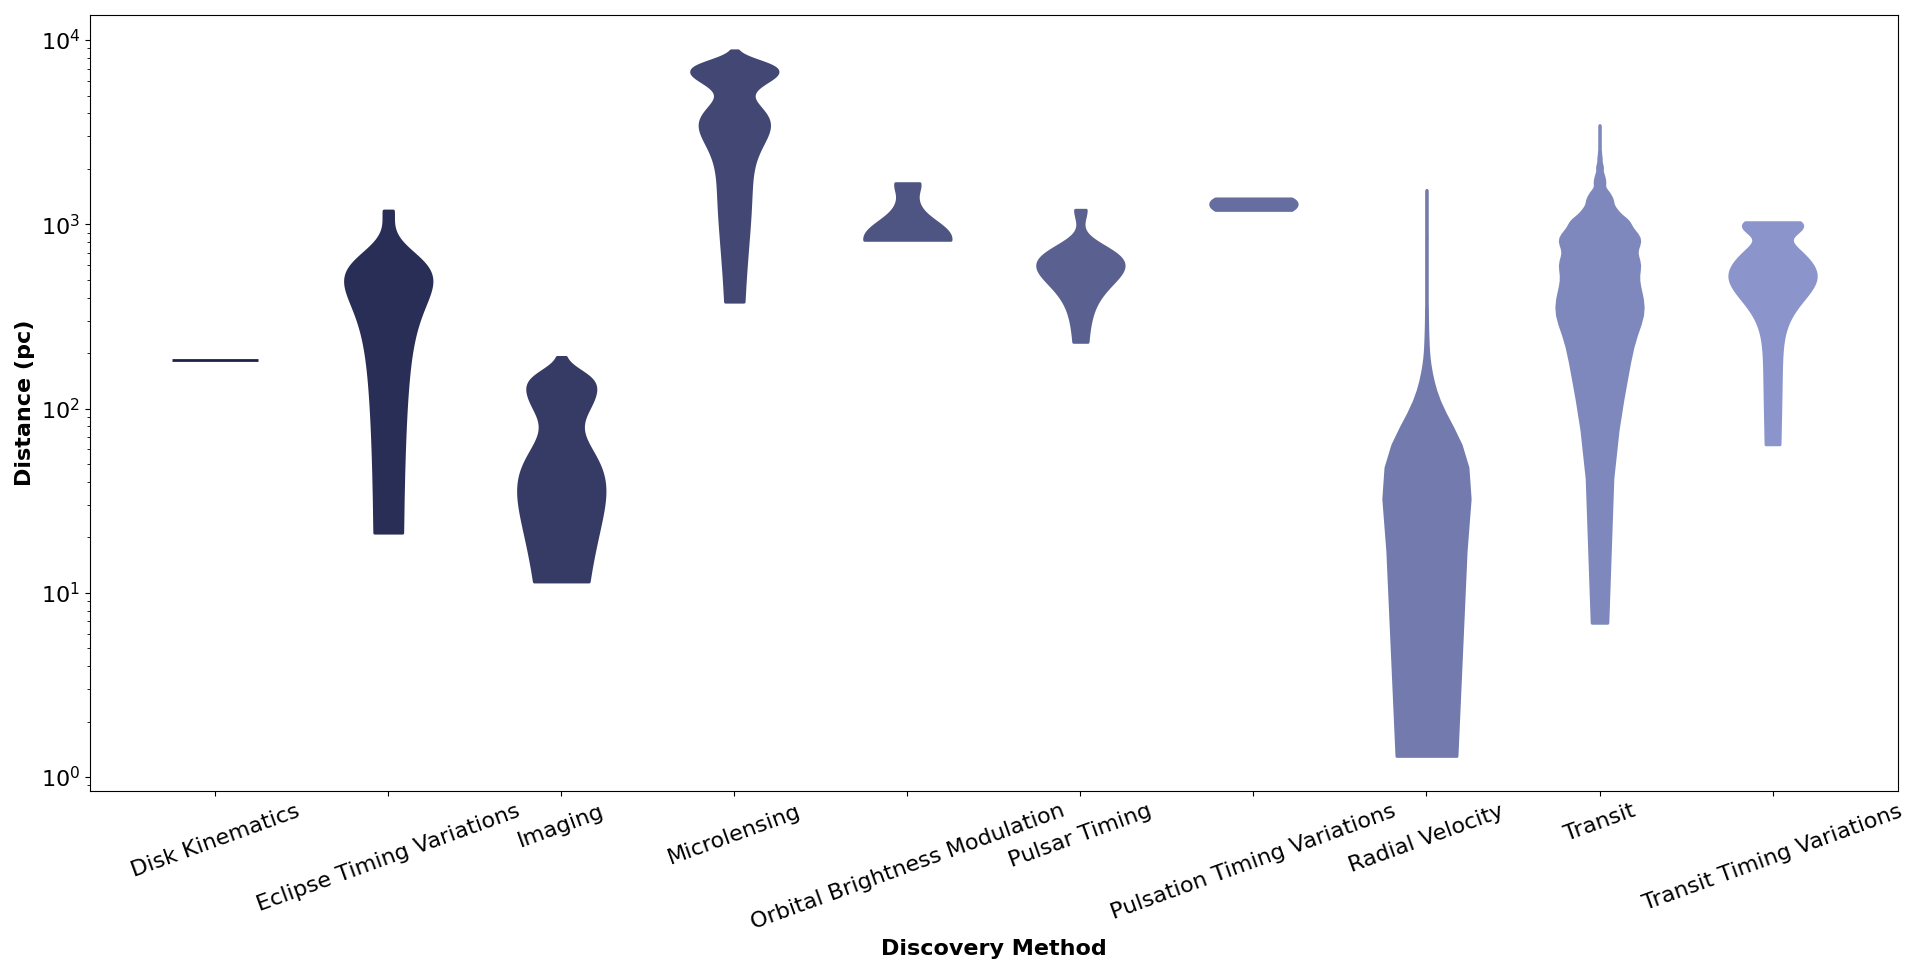

Recreate this plot in Python.

# Paths:
path_data = "data/"

# Packages:
import numpy as np
import pandas as pd
import matplotlib.pyplot as plt
from matplotlib.colors import LinearSegmentedColormap, Normalize
from matplotlib.colorbar import ColorbarBase
import matplotlib.gridspec as gridspec

# Display options:
pd.set_option("display.width", 1200)
pd.set_option("display.max_columns", 300)
pd.set_option("display.max_rows", 300)

# Dataset:
df = pd.read_csv(path_data + "nasa_exoplanets.csv")
df_varnames = pd.read_csv(path_data + "nasa_exoplanets_var_names.csv")

# Variables:
cat_var = "discoverymethod"
cat_var_name = df_varnames.loc[(df_varnames["var"] == cat_var), ["var_name"]].values[0][0]
num_var = "sy_dist"
num_var_name = df_varnames.loc[(df_varnames["var"] == num_var), ["var_name"]].values[0][0]

# Adapt the data:
df_plot = df.loc[:, [cat_var, num_var]]

# Deal with nan:
df_plot[cat_var] = df_plot[cat_var].fillna("NA")

# Plot:
lvls = np.sort(df_plot[cat_var].unique())
n_levels = len(lvls)
cmap = LinearSegmentedColormap.from_list("my_palette", ["#111539", "#97A1D9"])
my_palette = [cmap(i/n_levels) for i in np.array(range(n_levels))]

fig, ax = plt.subplots(
    figsize = (20, 10),
    tight_layout = True
)
lvls_ok = []
for l, lvl in enumerate(lvls):
    edge_color = my_palette[l]
    fill_color = my_palette[l]
    df_lvl = df_plot.loc[df_plot.loc[:, cat_var] == lvl, num_var].values
    df_lvl = df_lvl[~np.isnan(df_lvl)]
    if len(df_lvl) == 0:
        continue
    lvls_ok += [lvl]
    bp = ax.violinplot(
        dataset = df_lvl,
        positions = [l],
        widths = 0.5,
        showmeans = False, 
        showmedians = False,
        showextrema = False
    )
    for patch in bp["bodies"]:
        patch.set(
            color = edge_color,
            facecolor = fill_color,
            linewidth = 2,
            alpha = 1
        )
_ = ax.set_xticks(np.arange(1, len(lvls_ok) + 1))
_ = ax.set_xticklabels(lvls_ok)
_ = ax.set_yscale("log")
_ = ax.set_xlabel(
    cat_var_name,
    fontsize = 16,
    fontweight = "bold"
)
_ = ax.set_ylabel(
    num_var_name,
    fontsize = 16,
    fontweight = "bold"
)
_ = ax.tick_params(
    axis = "x", 
    which = "major", 
    labelsize = 16,
    rotation = 20
)
_ = ax.tick_params(
    axis = "y", 
    which = "major", 
    labelsize = 16
)
